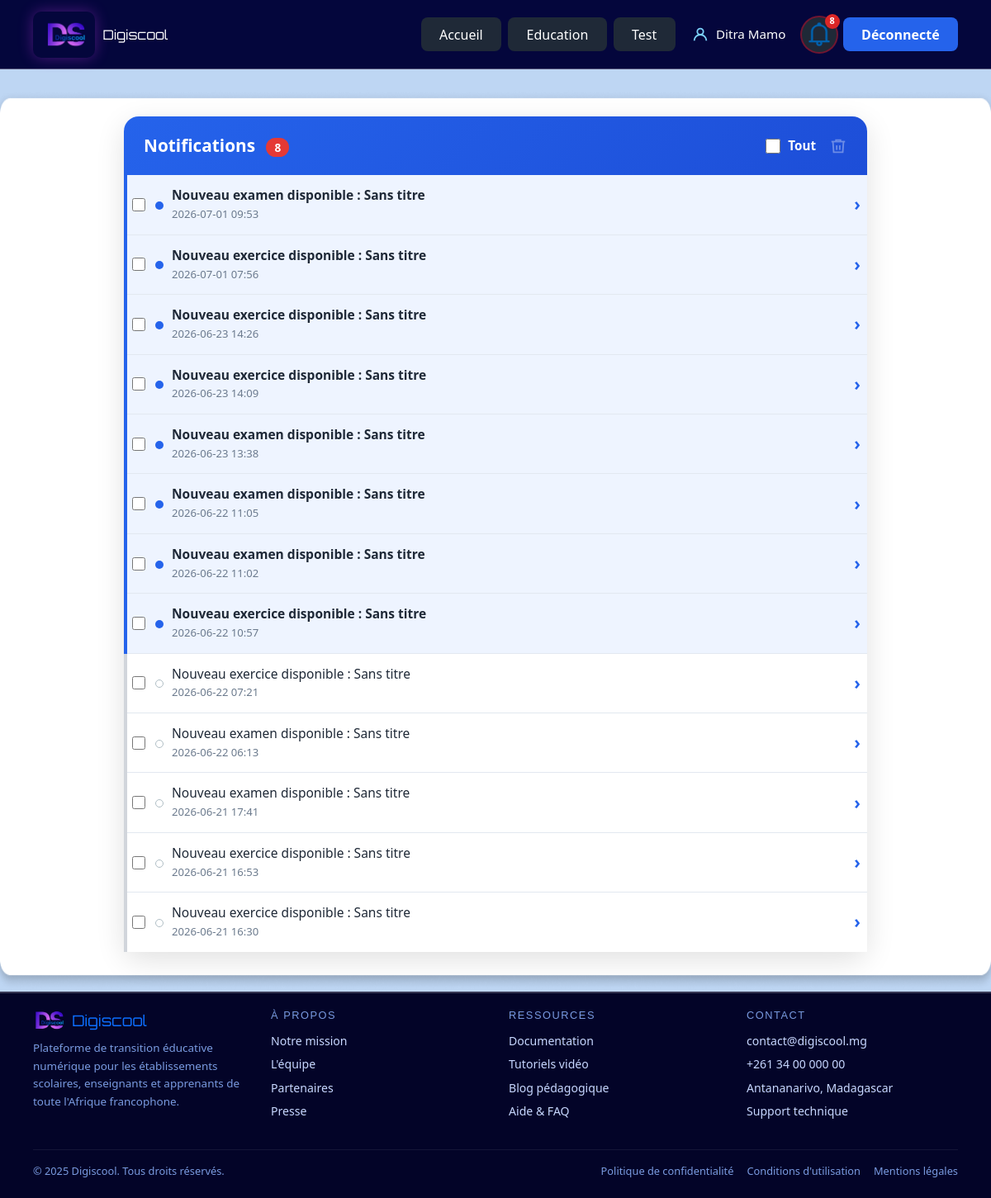
The page /user/notifications (signed in) on the database its author committed.
### tables this page shows
CREATE TABLE notifications (
                id INTEGER PRIMARY KEY AUTOINCREMENT,
                user_id INTEGER NOT NULL,
                message TEXT NOT NULL,
                is_read INTEGER NOT NULL DEFAULT 0,
                created_at DATETIME DEFAULT CURRENT_TIMESTAMP, target_url TEXT DEFAULT '',
                FOREIGN KEY(user_id) REFERENCES users(id)
            );

### app.py (the view)
@app.route('/user/notifications')
@login_required
def user_notifications():
    with get_db() as db:
        notifications = db.execute('SELECT * FROM notifications WHERE user_id=? ORDER BY created_at DESC', (session['user_id'],)).fetchall()
        notif_count = db.execute('SELECT COUNT(*) FROM notifications WHERE user_id=? AND is_read=0', (session['user_id'],)).fetchone()[0]
    return render_template('user/notifications.html', notifications=notifications, user_name=session.get('name'), notif_count=notif_count)

### app.py (called while the page is built)
def get_db():
    conn = sqlite3.connect(DB_PATH)
    conn.row_factory = sqlite3.Row
    return conn

def login_required(view):
    @wraps(view)
    def wrapped_view(*args, **kwargs):
        if 'user_id' not in session:
            return redirect(url_for('index'))
        return view(*args, **kwargs)
    return wrapped_view

### templates/user/notifications.html (shortened to what this page needs)
{% extends "user/dashboard.html" %}
{% block content %}
<div class="page-body">
  <div class="notif-container">
    <div class="notif-header">
      <div>
        Notifications
        <span id="badge-live" style="background:#e53935;border-radius:20px;padding:2px 10px;font-size:.85rem;margin-left:8px;">{{ notif_count }}</span>
      </div>
      {% if notifications %}
      <div class="notif-header-actions">
        <label class="notif-select-all">
          <input type="checkbox" id="notif-select-all" onchange="toggleAllNotifications(this)">
          <span>Tout</span>
        </label>
        <button type="button" class="notif-delete-btn" id="btn-delete-selected" title="Supprimer la sélection" disabled>
          <svg viewBox="0 0 24 24">
            <polyline points="3 6 5 6 21 6"/>
            <path d="M19 6l-1 14H6L5 6"/>
            <path d="M10 11v6"/><path d="M14 11v6"/>
            <path d="M9 6V4h6v2"/>
          </svg>
        </button>
      </div>
      {% endif %}
    </div>
    {% if notifications %}
    <table class="notif-table" id="notif-list">
      <tbody>
        {% for notif in notifications %}
        <tr class="notif-row {% if not notif.is_read %}unread{% else %}read{% endif %}"
            id="notif-{{ notif.id }}">
          <td class="td-cb" onclick="event.stopPropagation()">
            <input type="checkbox" class="notif-check" value="{{ notif.id }}" onchange="syncSelectAll()">
          </td>
          <td class="td-dot">
            <span class="notif-dot"></span>
          </td>
          <td class="td-msg"
              onclick="openNotif(event, {{ notif.id }}, '{{ notif.target_url or '/user/test' }}')">
            <div class="notif-message">{{ notif.message if notif.message else 'Aucun message disponible.' }}</div>
            <div class="notif-time">{{ notif.created_at[:16].replace('T', ' ') if notif.created_at else '' }}</div>
          </td>
          <td class="td-arrow"
              onclick="openNotif(event, {{ notif.id }}, '{{ notif.target_url or '/user/test' }}')">›</td>
        </tr>
        {% endfor %}
      </tbody>
    </table>
    {% endif %}
  </div>
</div>
{% endblock %}

### templates/user/dashboard.html (style rules this page uses)
:root { --bg-main: #BED6F3; --card-bg: #fff; --text-dark: #1a1a2e; --text-muted: #4b5563; --icon-blue: #2563eb; --dot-color: #93b4db; --ds-cyan: #00c8ff; --ds-pink: #d63af9; --ds-muted: #7a9be0; --ds-text: #c8d8ff; --font-ui: 'Segoe UI', system-ui, sans-serif; }
* { box-sizing: border-box; margin: 0; padding: 0 }
body { background: var(--bg-main); font-family: var(--font-ui); min-height: 100vh; display: flex; flex-direction: column }

### templates/user/notifications.html (style rules this page uses)
.page-body { background-image: url('/static/components/Rectangle 18.png'); background-size: 100% 100%; flex: 1; padding: 32px 40px 48px; display: flex; flex-direction: column; align-items: center; gap: 24px; margin-top: 25px; min-height: calc(100vh - 157px); }
.notif-container { width: 100%; max-width: 900px; background: #fff; border-radius: 18px; box-shadow: 0 10px 35px rgba(0,0,0,.12); }
.notif-header { background: linear-gradient(135deg, #2563eb 0%, #1d4ed8 100%); color: #fff; padding: 20px 24px; font-size: 1.3rem; font-weight: 700; display: flex; justify-content: space-between; align-items: center; border-radius: 18px 18px 0 0; }
.notif-header-actions { display: flex; gap: 1rem; align-items: center; }
.notif-select-all { display: flex; align-items: center; gap: .6rem; color: #fff; cursor: pointer; font-size: .95rem; user-select: none; }
.notif-select-all input { width:18px; height:18px; accent-color:#fff; cursor:pointer; margin:0; }
.notif-delete-btn { border:none; background:transparent; cursor:pointer; display:inline-flex; align-items:center; opacity:.85; padding:0; transition:opacity .15s; }
.notif-delete-btn svg { width:22px; height:22px; stroke:#fff; fill:none; stroke-width:2; }
table.notif-table { width: 100%; border-collapse: collapse; table-layout: fixed; }
table.notif-table tr.notif-row { border-bottom: 1px solid #e2e8f0; cursor: pointer; transition: background .2s; border-left: 4px solid transparent; }
table.notif-table tr.notif-row:last-child { border-bottom: none; }
table.notif-table tr.notif-row.unread { background: #eef4ff; border-left-color: #2563eb; }
table.notif-table tr.notif-row.read { background: #fff; border-left-color: #d1d5db; }
table.notif-table td { padding: 14px 6px; vertical-align: middle; white-space: nowrap; }
td.td-cb { width: 30px; padding-left: 16px; }
td.td-cb input[type="checkbox"] { width:16px; height:16px; accent-color:#2563eb; cursor:pointer; margin:0; display:block; }
td.td-dot { width: 20px; }
.notif-dot { display: inline-block; width:10px; height:10px; border-radius:50%; background:#2563eb; }
tr.notif-row.read .notif-dot { background:transparent; border:1.5px solid #b0bec5; }
td.td-msg { width: auto; white-space: normal; padding-left: 8px; padding-right: 8px; }
.notif-message { color:#1f2937; font-size:.97rem; line-height:1.4; margin-bottom:2px; font-weight:normal; }
tr.notif-row.unread .notif-message { font-weight:700; }
.notif-time { color:#6b7a8d; font-size:.82rem; }
td.td-arrow { width: 24px; color:#2563eb; font-size:1.3rem; font-weight:700; text-align:center; }

### templates/footer.html (style rules this page uses)
:root { --ds-navy: #07094a; --ds-deep: #0b0d5e; --ds-blue: #1a3de4; --ds-cyan: #00c8ff; --ds-pink: #d63af9; --ds-text: #c8d8ff; --ds-muted: #7a9be0; }

### rows shown on the page
notifications: message "Nouveau examen disponible : Sans titre", created_at "2026-07-01 09:53"
notifications: message "Nouveau exercice disponible : Sans titre", created_at "2026-07-01 07:56"
notifications: message "Nouveau exercice disponible : Sans titre", created_at "2026-06-23 14:26"
notifications: message "Nouveau exercice disponible : Sans titre", created_at "2026-06-23 14:09"
notifications: message "Nouveau examen disponible : Sans titre", created_at "2026-06-23 13:38"
notifications: message "Nouveau examen disponible : Sans titre", created_at "2026-06-22 11:05"
notifications: message "Nouveau examen disponible : Sans titre", created_at "2026-06-22 11:02"
notifications: message "Nouveau exercice disponible : Sans titre", created_at "2026-06-22 10:57"
notifications: message "Nouveau exercice disponible : Sans titre", created_at "2026-06-22 07:21"
notifications: message "Nouveau examen disponible : Sans titre", created_at "2026-06-22 06:13"
notifications: message "Nouveau examen disponible : Sans titre", created_at "2026-06-21 17:41"
notifications: message "Nouveau exercice disponible : Sans titre", created_at "2026-06-21 16:53"
notifications: message "Nouveau exercice disponible : Sans titre", created_at "2026-06-21 16:30"

### other values the page prints
{{ user_name|default('Nom user') }} "Ditra Mamo"
{{ notif_count }} "8"
